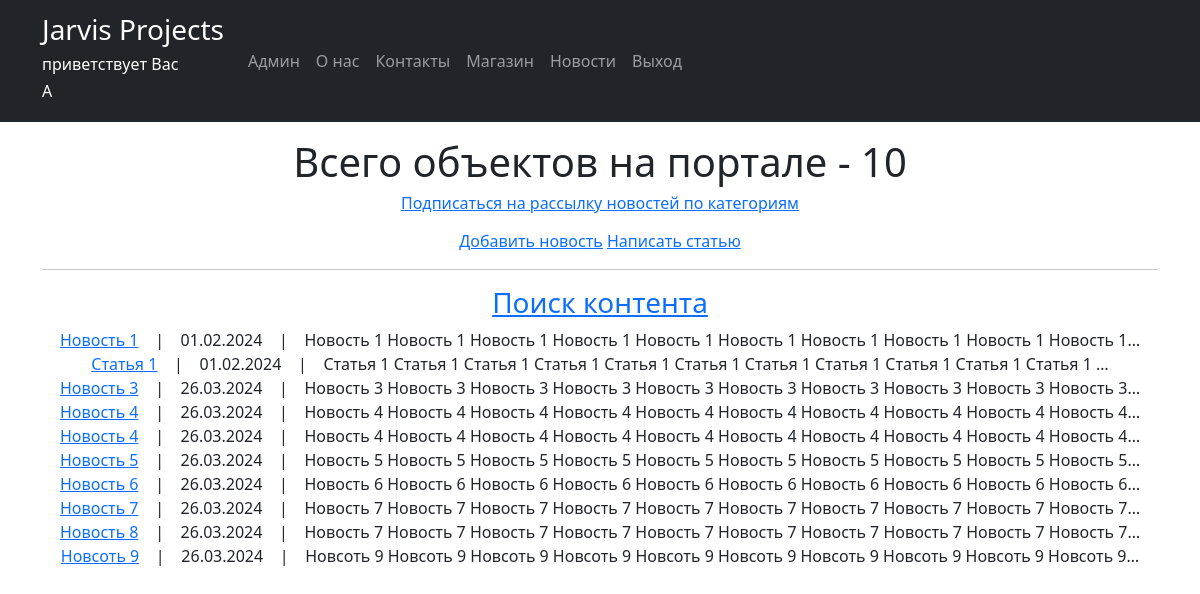
Screenshot of /newsportal/posts/ (signed in) with the database file from the repository.
### newsportal/models.py (models this page shows, shortened)
class Post(models.Model):
    author = models.ForeignKey(Author, on_delete=models.CASCADE)
    postCategory = models.ManyToManyField(Category, through='PostCategory', verbose_name='Категория')
    CATEGORY_CHOICES = (
        ('NW', 'Новость'),
        ('AR', 'Статья'),
    )
    categoryType = models.CharField(max_length=2, choices=CATEGORY_CHOICES)
    dateCreation = models.DateTimeField(auto_now_add=True)
    title = models.CharField(max_length=128, verbose_name='Заголовок')
    text = models.TextField(verbose_name='Содержание')
    rating = models.IntegerField(default=0)
    class Meta:
        verbose_name = 'Контент'
        verbose_name_plural = 'Контент'

### newsportal/views.py (the view)
# urls.py: path('posts/', PostList.as_view(template_name = 'newsportal/posts.html'), name='posts'),
class PostList(ListView):
    model = Post
    ordering = 'dateCreation'
    context_object_name = 'posts'
    paginate_by = 10
    def get_queryset(self):
        queryset = super().get_queryset()
        self.filterset = PostFilter(self.request.GET, queryset)
        return self.filterset.qs
    def get_context_data(self, **kwargs):
        context = super().get_context_data(**kwargs)
        context['total_posts_count'] = self.filterset.qs.count()
        context['filterset'] = self.filterset
        context['user_is_author'] = self.request.user.groups.filter(name='authors').exists()
        context['user_is_not_author'] = not self.request.user.groups.filter(name='authors').exists()
        return context

### newsportal/templatetags/custom_filters_newsportal.py (called while the page is built)
@register.filter()
def censor(value):
    stop_list = STOP_LIST_WORDS
    for word in value.split():
        if word.lower() in stop_list:
            value = value.replace(word, f'{word[0]}{"*" * (len(word)-1)}')
    return value

### newsportal/templates/newsportal/posts.html (shortened to what this page needs)
{% extends 'flatpages/default.html' %}
{% load custom_filters_newsportal %}
{% load custom_tags_newsportal %}
{% block content %}
    <p>
        <h1>Всего объектов на портале - {{ total_posts_count }}</h1>
        {% if user.is_authenticated %}
            <h6><a href="{% url 'subscriptions' %}">Подписаться на рассылку новостей по категориям</a></h6>
        {% endif %}
    </p>
    {% if user_is_author %}
        <a href="{% url 'news_create' %}">Добавить новость</a>
        <a href="{% url 'article_create' %}">Написать статью</a>
    {% endif %}
    <hr>
    <h3><a href="{% url 'post_search' %}">Поиск контента</a></h3>
    {% if posts %}
           {% for post in posts %}
           <tr>
                <a href="{% url 'post' post.id %}">{{ post.title|censor }}</a> &nbsp&nbsp | &nbsp&nbsp
                {{ post.dateCreation|date:'d.m.Y'}} &nbsp&nbsp | &nbsp&nbsp
                {{ post.text|truncatechars:100|censor}}
                <br>
           {% endfor %}
   {% else %}
        <h2>Новостей нет</h2>
    {% endif %}
{% endblock content %}

### templates/flatpages/default.html (shortened to what this page needs)
<!DOCTYPE html>
<html lang="en">
    <head>
        {% load static %}
        <link href="{% static 'css/styles.css' %}" rel="stylesheet" />
    </head>
    <body>
        <nav class="navbar navbar-expand-lg navbar-dark bg-dark static-top">
            <div class="container">
                <a class="navbar-brand" href="#"><h3>Jarvis Projects</h3>
                    <h6>приветствует Вас</h6>
                    <h6>{{ user.username }}</h6></a>
                <div class="collapse navbar-collapse" id="navbarResponsive">
                    <ul class="navbar-nav ml-auto">
                        <li class="nav-item active">
                            <a class="nav-link" href="/admin">Админ
                            </a>
                        </li>
                        <li class="nav-item">
                            <a class="nav-link" href="/">О нас</a>
                        </li>
                        <li class="nav-item">
                            <a class="nav-link" href="/contacts/">Контакты</a>
                        </li>
                        <li class="nav-item">
                            <a class="nav-link" href="/store/products/">Магазин</a>
                        </li>
                        <li class="nav-item">
                            <a class="nav-link" href="/newsportal/posts/">Новости</a>
                        </li>
                        {% if user.is_authenticated %}
                        <li class="nav-item">
                            <form method="post" action="{% url 'logout' %}">
                                <button type="submit" class="nav-link" style="background-color: transparent; border: none; cursor: pointer;">Выход</button>
                            </form>
                        </li>
                        {% endif %}
                    </ul>
                </div>
            </div>
        </nav>
        <div class="container">
            <div class="row">
                <div class="col-lg-12 text-center">
                    {% block content %}{% endblock content %}
                </div>
            </div>
         </div>
    </body>
</html>

### rows the page displays
Post: title|censor "Новость 1", dateCreation "01.02.2024", text|censor "Новость 1 Новость 1 Новость 1 Новость 1 Новость 1 Новость 1 Новость 1 Новость 1 Новость 1 Новость 1…"
Post: title|censor "Статья 1", dateCreation "01.02.2024", text|censor "Статья 1 Статья 1 Статья 1 Статья 1 Статья 1 Статья 1 Статья 1 Статья 1 Статья 1 Статья 1 Статья 1 …"
Post: title|censor "Новость 3", dateCreation "26.03.2024", text|censor "Новость 3 Новость 3 Новость 3 Новость 3 Новость 3 Новость 3 Новость 3 Новость 3 Новость 3 Новость 3…"
Post: title|censor "Новость 4", dateCreation "26.03.2024", text|censor "Новость 4 Новость 4 Новость 4 Новость 4 Новость 4 Новость 4 Новость 4 Новость 4 Новость 4 Новость 4…"
Post: title|censor "Новость 4", dateCreation "26.03.2024", text|censor "Новость 4 Новость 4 Новость 4 Новость 4 Новость 4 Новость 4 Новость 4 Новость 4 Новость 4 Новость 4…"
Post: title|censor "Новость 5", dateCreation "26.03.2024", text|censor "Новость 5 Новость 5 Новость 5 Новость 5 Новость 5 Новость 5 Новость 5 Новость 5 Новость 5 Новость 5…"
Post: title|censor "Новость 6", dateCreation "26.03.2024", text|censor "Новость 6 Новость 6 Новость 6 Новость 6 Новость 6 Новость 6 Новость 6 Новость 6 Новость 6 Новость 6…"
Post: title|censor "Новость 7", dateCreation "26.03.2024", text|censor "Новость 7 Новость 7 Новость 7 Новость 7 Новость 7 Новость 7 Новость 7 Новость 7 Новость 7 Новость 7…"
Post: title|censor "Новость 8", dateCreation "26.03.2024", text|censor "Новость 7 Новость 7 Новость 7 Новость 7 Новость 7 Новость 7 Новость 7 Новость 7 Новость 7 Новость 7…"
Post: title|censor "Новсоть 9", dateCreation "26.03.2024", text|censor "Новсоть 9 Новсоть 9 Новсоть 9 Новсоть 9 Новсоть 9 Новсоть 9 Новсоть 9 Новсоть 9 Новсоть 9 Новсоть 9…"

### other values shown
{{ user.username }} "A"
{{ total_posts_count }} "10"
